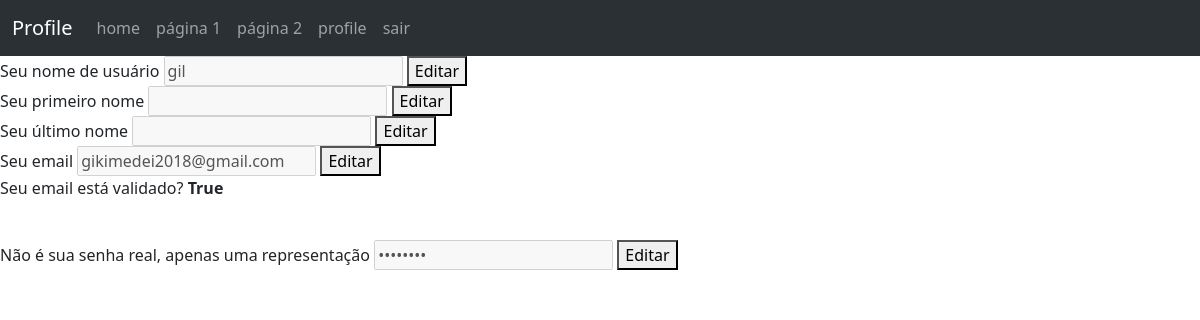
Screenshot of /profile/ (signed in) with the database file from the repository.
### authsys/models.py (models this page shows)
class CustomUser(AbstractUser):
    email_validated = models.BooleanField(
        "Campo que define se o email de um usuário foi validado",
        "email_validated",
        blank=True,
        default=False,
    )

### authsys/views.py (the view, shortened to what this page needs)
# urls.py: path('', views.Profile.as_view(), name="profile"),
class Profile(LoginRequiredMixin, TemplateView):
    template_name = "profile.html"

### authsys/templates/profile.html (shortened to what this page needs)
{% extends 'home.html' %}
{% block NavBarBrand %}
    Profile
{% endblock %}
{% block content %}
    <div>
        <form action="#" method="post">
            <label for="username">Seu nome de usuário</label>
            <input id="username" type="text" value="{{ user.username }}" name="username" required disabled>
            <button type="button" onclick="liberar_edicao('username')">Editar</button>
            <br>
            <label for="first_name">Seu primeiro nome</label>
            <input id="first_name" type="text" value="{{ user.first_name }}" name="first_name" disabled>
            <button type="button" onclick="liberar_edicao('first_name')">Editar</button>
            <br>
            <label for="last_name">Seu último nome</label>
            <input id="last_name" type="text" value="{{ user.last_name }}" name="last_name" disabled>
            <button type="button" onclick="liberar_edicao('last_name')">Editar</button>
            <br>
            <label for="email">Seu email</label>
            <input id="email" type="email" value="{{ user.email }}" name="email" required disabled>
            <button type="button" onclick="liberar_edicao('email')">Editar</button>
            <br>
            <p>Seu email está validado? <b class="text-body-success">{{ user.email_validated }}</b></p>
            <br>
            <label for="pass">Não é sua senha real, apenas uma representação</label>
            <input id="pass" type="password" value="12345678" name="password" required disabled>
            <button type="button" onclick="liberar_edicao('pass')">Editar</button>
            <br>
        </form>
    </div>
{% endblock %}

### rows the page displays
CustomUser: username "gil", email "gikimedei2018@gmail.com", email_validated "True"
